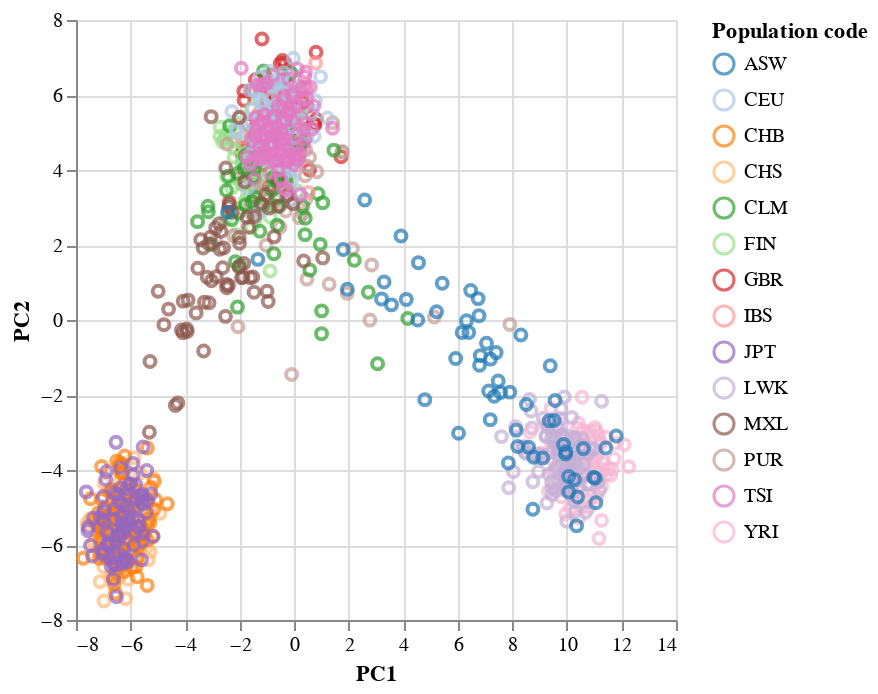

The notebook cell saved with this chart:
### Code cell
alt.Chart(df_plot).mark_point().encode(
    x = 'PC1',
    y = 'PC2',
    color = alt.Color('Population code', scale=alt.Scale(scheme='category20'))
)

### Figure 1 — Vega-Lite specification as saved in the notebook (floating-point values rounded to 4 significant figures; data arrays with more than 128 entries replaced by an {"elided": "..."} marker saying what was removed)
{"config": {"view": {"continuousWidth": 300, "continuousHeight": 300}}, "data": {"name": "data-5c193e9520cefc35ded19bb4c318fab6"}, "mark": {"type": "point"}, "encoding": {"color": {"field": "Population code", "scale": {"scheme": "category20"}, "type": "nominal"}, "x": {"field": "PC1", "type": "quantitative"}, "y": {"field": "PC2", "type": "quantitative"}}, "$schema": "https://vega.github.io/schema/vega-lite/v5.8.0.json", "datasets": {"data-5c193e9520cefc35ded19bb4c318fab6": {"elided": "1092 records"}}}
